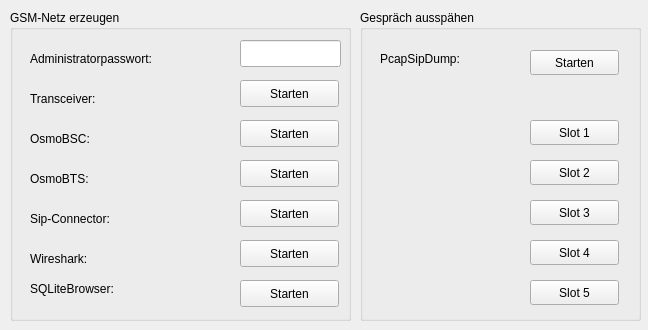
<?xml version="1.0" encoding="UTF-8"?>
<ui version="4.0">
 <class>MitM</class>
 <widget class="QMainWindow" name="MitM">
  <property name="geometry">
   <rect>
    <x>0</x>
    <y>0</y>
    <width>648</width>
    <height>330</height>
   </rect>
  </property>
  <property name="windowTitle">
   <string>MitM</string>
  </property>
  <widget class="QWidget" name="centralWidget">
   <widget class="QGroupBox" name="groupBox">
    <property name="geometry">
     <rect>
      <x>10</x>
      <y>10</y>
      <width>341</width>
      <height>311</height>
     </rect>
    </property>
    <property name="title">
     <string>GSM-Netz erzeugen</string>
    </property>
    <widget class="QLabel" name="label">
     <property name="geometry">
      <rect>
       <x>20</x>
       <y>40</y>
       <width>171</width>
       <height>17</height>
      </rect>
     </property>
     <property name="text">
      <string>Administratorpasswort:</string>
     </property>
    </widget>
    <widget class="QPushButton" name="pushButtonWireshark">
     <property name="geometry">
      <rect>
       <x>230</x>
       <y>230</y>
       <width>99</width>
       <height>27</height>
      </rect>
     </property>
     <property name="text">
      <string>Starten</string>
     </property>
     <property name="checkable">
      <bool>true</bool>
     </property>
    </widget>
    <widget class="QLabel" name="label_4">
     <property name="geometry">
      <rect>
       <x>20</x>
       <y>160</y>
       <width>81</width>
       <height>17</height>
      </rect>
     </property>
     <property name="text">
      <string>OsmoBTS:</string>
     </property>
    </widget>
    <widget class="QLabel" name="label_6">
     <property name="geometry">
      <rect>
       <x>20</x>
       <y>240</y>
       <width>91</width>
       <height>17</height>
      </rect>
     </property>
     <property name="text">
      <string>Wireshark:</string>
     </property>
    </widget>
    <widget class="QLabel" name="label_2">
     <property name="geometry">
      <rect>
       <x>20</x>
       <y>80</y>
       <width>111</width>
       <height>17</height>
      </rect>
     </property>
     <property name="text">
      <string>Transceiver:</string>
     </property>
    </widget>
    <widget class="QLabel" name="label_3">
     <property name="geometry">
      <rect>
       <x>20</x>
       <y>120</y>
       <width>91</width>
       <height>17</height>
      </rect>
     </property>
     <property name="text">
      <string>OsmoBSC:</string>
     </property>
    </widget>
    <widget class="QPushButton" name="pushButtonSipConnector">
     <property name="geometry">
      <rect>
       <x>230</x>
       <y>190</y>
       <width>99</width>
       <height>27</height>
      </rect>
     </property>
     <property name="text">
      <string>Starten</string>
     </property>
     <property name="checkable">
      <bool>true</bool>
     </property>
    </widget>
    <widget class="QPushButton" name="pushButtonSQLBrowser">
     <property name="geometry">
      <rect>
       <x>230</x>
       <y>270</y>
       <width>99</width>
       <height>27</height>
      </rect>
     </property>
     <property name="text">
      <string>Starten</string>
     </property>
     <property name="checkable">
      <bool>true</bool>
     </property>
    </widget>
    <widget class="QLineEdit" name="lineEdit">
     <property name="geometry">
      <rect>
       <x>230</x>
       <y>30</y>
       <width>101</width>
       <height>27</height>
      </rect>
     </property>
     <property name="echoMode">
      <enum>QLineEdit::Password</enum>
     </property>
    </widget>
    <widget class="QPushButton" name="pushButtonTransceiver">
     <property name="geometry">
      <rect>
       <x>230</x>
       <y>70</y>
       <width>99</width>
       <height>27</height>
      </rect>
     </property>
     <property name="text">
      <string>Starten</string>
     </property>
     <property name="checkable">
      <bool>true</bool>
     </property>
    </widget>
    <widget class="QLabel" name="label_5">
     <property name="geometry">
      <rect>
       <x>20</x>
       <y>200</y>
       <width>111</width>
       <height>17</height>
      </rect>
     </property>
     <property name="text">
      <string>Sip-Connector:</string>
     </property>
    </widget>
    <widget class="QPushButton" name="pushButtonBTS">
     <property name="geometry">
      <rect>
       <x>230</x>
       <y>150</y>
       <width>99</width>
       <height>27</height>
      </rect>
     </property>
     <property name="text">
      <string>Starten</string>
     </property>
     <property name="checkable">
      <bool>true</bool>
     </property>
    </widget>
    <widget class="QPushButton" name="pushButtonBSC">
     <property name="geometry">
      <rect>
       <x>230</x>
       <y>110</y>
       <width>99</width>
       <height>27</height>
      </rect>
     </property>
     <property name="text">
      <string>Starten</string>
     </property>
     <property name="checkable">
      <bool>true</bool>
     </property>
    </widget>
    <widget class="QLabel" name="label_7">
     <property name="geometry">
      <rect>
       <x>20</x>
       <y>270</y>
       <width>121</width>
       <height>17</height>
      </rect>
     </property>
     <property name="text">
      <string>SQLiteBrowser:</string>
     </property>
    </widget>
    <zorder>label</zorder>
    <zorder>pushButtonWireshark</zorder>
    <zorder>label_6</zorder>
    <zorder>label_4</zorder>
    <zorder>pushButtonSipConnector</zorder>
    <zorder>label_3</zorder>
    <zorder>label_2</zorder>
    <zorder>pushButtonSQLBrowser</zorder>
    <zorder>lineEdit</zorder>
    <zorder>pushButtonTransceiver</zorder>
    <zorder>label_5</zorder>
    <zorder>pushButtonBTS</zorder>
    <zorder>pushButtonBSC</zorder>
    <zorder>label_7</zorder>
    <zorder>label</zorder>
    <zorder>pushButtonWireshark</zorder>
    <zorder>label_4</zorder>
    <zorder>label_6</zorder>
    <zorder>label_2</zorder>
    <zorder>label_3</zorder>
    <zorder>pushButtonSipConnector</zorder>
    <zorder>pushButtonSQLBrowser</zorder>
    <zorder>lineEdit</zorder>
    <zorder>pushButtonTransceiver</zorder>
    <zorder>label_5</zorder>
    <zorder>pushButtonBTS</zorder>
    <zorder>pushButtonBSC</zorder>
    <zorder>label_7</zorder>
   </widget>
   <widget class="QGroupBox" name="groupBox_2">
    <property name="geometry">
     <rect>
      <x>360</x>
      <y>10</y>
      <width>281</width>
      <height>311</height>
     </rect>
    </property>
    <property name="title">
     <string>Gespräch ausspähen</string>
    </property>
    <widget class="QLabel" name="label_8">
     <property name="geometry">
      <rect>
       <x>20</x>
       <y>40</y>
       <width>111</width>
       <height>17</height>
      </rect>
     </property>
     <property name="text">
      <string>PcapSipDump:</string>
     </property>
    </widget>
    <widget class="QPushButton" name="pushButtonPcap">
     <property name="geometry">
      <rect>
       <x>170</x>
       <y>40</y>
       <width>89</width>
       <height>25</height>
      </rect>
     </property>
     <property name="text">
      <string>Starten</string>
     </property>
     <property name="checkable">
      <bool>true</bool>
     </property>
    </widget>
    <widget class="QPushButton" name="pushButtonSlot1">
     <property name="geometry">
      <rect>
       <x>170</x>
       <y>110</y>
       <width>89</width>
       <height>25</height>
      </rect>
     </property>
     <property name="text">
      <string>Slot 1</string>
     </property>
    </widget>
    <widget class="QPushButton" name="pushButtonSlot2">
     <property name="geometry">
      <rect>
       <x>170</x>
       <y>150</y>
       <width>89</width>
       <height>25</height>
      </rect>
     </property>
     <property name="text">
      <string>Slot 2</string>
     </property>
    </widget>
    <widget class="QPushButton" name="pushButtonSlot3">
     <property name="geometry">
      <rect>
       <x>170</x>
       <y>190</y>
       <width>89</width>
       <height>25</height>
      </rect>
     </property>
     <property name="text">
      <string>Slot 3</string>
     </property>
    </widget>
    <widget class="QPushButton" name="pushButtonSlot4">
     <property name="geometry">
      <rect>
       <x>170</x>
       <y>230</y>
       <width>89</width>
       <height>25</height>
      </rect>
     </property>
     <property name="text">
      <string>Slot 4</string>
     </property>
    </widget>
    <widget class="QPushButton" name="pushButtonSlot5">
     <property name="geometry">
      <rect>
       <x>170</x>
       <y>270</y>
       <width>89</width>
       <height>25</height>
      </rect>
     </property>
     <property name="text">
      <string>Slot 5</string>
     </property>
    </widget>
   </widget>
  </widget>
 </widget>
 <layoutdefault spacing="6" margin="11"/>
 <resources/>
 <connections/>
</ui>
